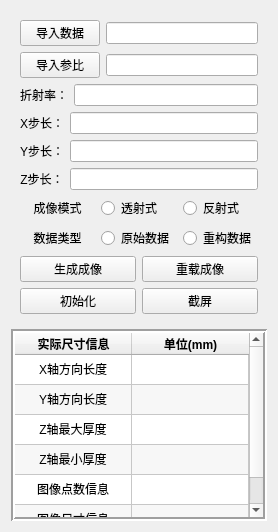
       <widget class="QWidget" name="tab">
        <attribute name="title">
         <string>成像信息设置</string>
        </attribute>
        <layout class="QVBoxLayout" name="verticalLayout_32">
         <item>
          <layout class="QVBoxLayout" name="verticalLayout_30" stretch="10,10">
           <item>
            <widget class="QWidget" name="widget" native="true">
             <property name="styleSheet">
              <string notr="true"/>
             </property>
             <layout class="QHBoxLayout" name="horizontalLayout_51">
              <item>
               <layout class="QVBoxLayout" name="verticalLayout_29">
                <item>
                 <layout class="QHBoxLayout" name="horizontalLayout_37">
                  <item>
                   <widget class="QPushButton" name="btn_data">
                    <property name="text">
                     <string>导入数据</string>
                    </property>
                   </widget>
                  </item>
                  <item>
                   <widget class="QLineEdit" name="t_data"/>
                  </item>
                 </layout>
                </item>
                <item>
                 <layout class="QHBoxLayout" name="horizontalLayout_38">
                  <item>
                   <widget class="QPushButton" name="btn_reference">
                    <property name="text">
                     <string>导入参比</string>
                    </property>
                   </widget>
                  </item>
                  <item>
                   <widget class="QLineEdit" name="t_reference"/>
                  </item>
                 </layout>
                </item>
                <item>
                 <layout class="QHBoxLayout" name="horizontalLayout_39">
                  <item>
                   <widget class="QLabel" name="label">
                    <property name="text">
                     <string>折射率：</string>
                    </property>
                    <property name="alignment">
                     <set>Qt::AlignCenter</set>
                    </property>
                   </widget>
                  </item>
                  <item>
                   <widget class="QLineEdit" name="t_refractive">
                    <property name="alignment">
                     <set>Qt::AlignCenter</set>
                    </property>
                   </widget>
                  </item>
                 </layout>
                </item>
                <item>
                 <layout class="QHBoxLayout" name="horizontalLayout_40">
                  <item>
                   <widget class="QLabel" name="label_2">
                    <property name="text">
                     <string>X步长：</string>
                    </property>
                    <property name="alignment">
                     <set>Qt::AlignCenter</set>
                    </property>
                   </widget>
                  </item>
                  <item>
                   <widget class="QLineEdit" name="t_x_step">
                    <property name="alignment">
                     <set>Qt::AlignCenter</set>
                    </property>
                   </widget>
                  </item>
                 </layout>
                </item>
                <item>
                 <layout class="QHBoxLayout" name="horizontalLayout_41">
                  <item>
                   <widget class="QLabel" name="label_3">
                    <property name="text">
                     <string>Y步长：</string>
                    </property>
                    <property name="alignment">
                     <set>Qt::AlignCenter</set>
                    </property>
                   </widget>
                  </item>
                  <item>
                   <widget class="QLineEdit" name="t_y_step">
                    <property name="alignment">
                     <set>Qt::AlignCenter</set>
                    </property>
                   </widget>
                  </item>
                 </layout>
                </item>
                <item>
                 <layout class="QHBoxLayout" name="horizontalLayout_42">
                  <item>
                   <widget class="QLabel" name="label_4">
                    <property name="text">
                     <string>Z步长：</string>
                    </property>
                    <property name="alignment">
                     <set>Qt::AlignCenter</set>
                    </property>
                   </widget>
                  </item>
                  <item>
                   <widget class="QLineEdit" name="t_z_step">
                    <property name="alignment">
                     <set>Qt::AlignCenter</set>
                    </property>
                   </widget>
                  </item>
                 </layout>
                </item>
                <item>
                 <layout class="QHBoxLayout" name="horizontalLayout_43">
                  <item>
                   <widget class="QLabel" name="label_7">
                    <property name="text">
                     <string>成像模式</string>
                    </property>
                    <property name="alignment">
                     <set>Qt::AlignCenter</set>
                    </property>
                   </widget>
                  </item>
                  <item>
                   <widget class="QRadioButton" name="rbtn_transmission">
                    <property name="text">
                     <string>透射式</string>
                    </property>
                    <attribute name="buttonGroup">
                     <string notr="true">buttonGroup</string>
                    </attribute>
                   </widget>
                  </item>
                  <item>
                   <widget class="QRadioButton" name="rbtn_reflex">
                    <property name="text">
                     <string>反射式</string>
                    </property>
                    <attribute name="buttonGroup">
                     <string notr="true">buttonGroup</string>
                    </attribute>
                   </widget>
                  </item>
                 </layout>
                </item>
                <item>
                 <layout class="QHBoxLayout" name="horizontalLayout_44">
                  <item>
                   <widget class="QLabel" name="label_8">
                    <property name="text">
                     <string>数据类型</string>
                    </property>
                    <property name="alignment">
                     <set>Qt::AlignCenter</set>
                    </property>
                   </widget>
                  </item>
                  <item>
                   <widget class="QRadioButton" name="rbtn_old_data">
                    <property name="text">
                     <string>原始数据</string>
                    </property>
                    <attribute name="buttonGroup">
                     <string notr="true">buttonGroup_2</string>
                    </attribute>
                   </widget>
                  </item>
                  <item>
                   <widget class="QRadioButton" name="rbtn_new_data">
                    <property name="text">
                     <string>重构数据</string>
                    </property>
                    <attribute name="buttonGroup">
                     <string notr="true">buttonGroup_2</string>
                    </attribute>
                   </widget>
                  </item>
                 </layout>
                </item>
                <item>
                 <layout class="QHBoxLayout" name="horizontalLayout_45">
                  <item>
                   <widget class="QPushButton" name="btn_generate_img">
                    <property name="text">
                     <string>生成成像</string>
                    </property>
                   </widget>
                  </item>
                  <item>
                   <widget class="QPushButton" name="btn_reload_img">
                    <property name="text">
                     <string>重载成像</string>
                    </property>
                   </widget>
                  </item>
                 </layout>
                </item>
                <item>
                 <layout class="QHBoxLayout" name="horizontalLayout_46">
                  <item>
                   <widget class="QPushButton" name="btn_init">
                    <property name="text">
                     <string>初始化</string>
                    </property>
                   </widget>
                  </item>
                  <item>
                   <widget class="QPushButton" name="btn_screenshot">
                    <property name="text">
                     <string>截屏</string>
                    </property>
                   </widget>
                  </item>
                 </layout>
                </item>
               </layout>
              </item>
             </layout>
            </widget>
           </item>
           <item>
            <widget class="QTableWidget" name="tableWidget">
             <property name="layoutDirection">
              <enum>Qt::LeftToRight</enum>
             </property>
             <property name="autoFillBackground">
              <bool>false</bool>
             </property>
             <property name="styleSheet">
              <string notr="true"/>
             </property>
             <property name="frameShape">
              <enum>QFrame::Box</enum>
             </property>
             <property name="frameShadow">
              <enum>QFrame::Sunken</enum>
             </property>
             <property name="lineWidth">
              <number>2</number>
             </property>
             <property name="midLineWidth">
              <number>0</number>
             </property>
             <property name="verticalScrollBarPolicy">
              <enum>Qt::ScrollBarAsNeeded</enum>
             </property>
             <property name="horizontalScrollBarPolicy">
              <enum>Qt::ScrollBarAsNeeded</enum>
             </property>
             <property name="sizeAdjustPolicy">
              <enum>QAbstractScrollArea::AdjustIgnored</enum>
             </property>
             <property name="autoScrollMargin">
              <number>16</number>
             </property>
             <property name="dragEnabled">
              <bool>false</bool>
             </property>
             <property name="defaultDropAction">
              <enum>Qt::CopyAction</enum>
             </property>
             <property name="alternatingRowColors">
              <bool>true</bool>
             </property>
             <property name="selectionMode">
              <enum>QAbstractItemView::NoSelection</enum>
             </property>
             <property name="selectionBehavior">
              <enum>QAbstractItemView::SelectItems</enum>
             </property>
             <property name="textElideMode">
              <enum>Qt::ElideMiddle</enum>
             </property>
             <property name="verticalScrollMode">
              <enum>QAbstractItemView::ScrollPerItem</enum>
             </property>
             <property name="horizontalScrollMode">
              <enum>QAbstractItemView::ScrollPerItem</enum>
             </property>
             <property name="showGrid">
              <bool>true</bool>
             </property>
             <property name="gridStyle">
              <enum>Qt::SolidLine</enum>
             </property>
             <property name="sortingEnabled">
              <bool>false</bool>
             </property>
             <property name="wordWrap">
              <bool>true</bool>
             </property>
             <property name="cornerButtonEnabled">
              <bool>true</bool>
             </property>
             <property name="rowCount">
              <number>6</number>
             </property>
             <property name="columnCount">
              <number>2</number>
             </property>
             <attribute name="horizontalHeaderCascadingSectionResizes">
              <bool>false</bool>
             </attribute>
             <attribute name="horizontalHeaderMinimumSectionSize">
              <number>25</number>
             </attribute>
             <attribute name="horizontalHeaderDefaultSectionSize">
              <number>117</number>
             </attribute>
             <attribute name="horizontalHeaderShowSortIndicator" stdset="0">
              <bool>false</bool>
             </attribute>
             <attribute name="horizontalHeaderStretchLastSection">
              <bool>true</bool>
             </attribute>
             <attribute name="verticalHeaderVisible">
              <bool>false</bool>
             </attribute>
             <attribute name="verticalHeaderCascadingSectionResizes">
              <bool>true</bool>
             </attribute>
             <attribute name="verticalHeaderShowSortIndicator" stdset="0">
              <bool>false</bool>
             </attribute>
             <attribute name="verticalHeaderStretchLastSection">
              <bool>false</bool>
             </attribute>
             <row/>
             <row/>
             <row/>
             <row/>
             <row/>
             <row/>
             <column>
              <property name="text">
               <string>实际尺寸信息</string>
              </property>
              <property name="font">
               <font>
                <weight>75</weight>
                <bold>true</bold>
               </font>
              </property>
              <property name="textAlignment">
               <set>AlignCenter</set>
              </property>
              <property name="background">
               <color>
                <red>180</red>
                <green>180</green>
                <blue>180</blue>
               </color>
              </property>
             </column>
             <column>
              <property name="text">
               <string>单位(mm)</string>
              </property>
              <property name="font">
               <font>
                <weight>75</weight>
                <bold>true</bold>
               </font>
              </property>
              <property name="textAlignment">
               <set>AlignCenter</set>
              </property>
              <property name="background">
               <color>
                <red>180</red>
                <green>180</green>
                <blue>180</blue>
               </color>
              </property>
             </column>
             <item row="0" column="0">
              <property name="text">
               <string>X轴方向长度</string>
              </property>
              <property name="textAlignment">
               <set>AlignCenter</set>
              </property>
              <property name="background">
               <brush brushstyle="NoBrush">
                <color alpha="255">
                 <red>194</red>
                 <green>194</green>
                 <blue>194</blue>
                </color>
               </brush>
              </property>
             </item>
             <item row="0" column="1">
              <property name="text">
               <string/>
              </property>
              <property name="textAlignment">
               <set>AlignCenter</set>
              </property>
             </item>
             <item row="1" column="0">
              <property name="text">
               <string>Y轴方向长度</string>
              </property>
              <property name="textAlignment">
               <set>AlignCenter</set>
              </property>
             </item>
             <item row="1" column="1">
              <property name="text">
               <string/>
              </property>
              <property name="textAlignment">
               <set>AlignCenter</set>
              </property>
             </item>
             <item row="2" column="0">
              <property name="text">
               <string>Z轴最大厚度</string>
              </property>
              <property name="textAlignment">
               <set>AlignCenter</set>
              </property>
             </item>
             <item row="2" column="1">
              <property name="text">
               <string/>
              </property>
              <property name="textAlignment">
               <set>AlignCenter</set>
              </property>
             </item>
             <item row="3" column="0">
              <property name="text">
               <string>Z轴最小厚度</string>
              </property>
              <property name="textAlignment">
               <set>AlignCenter</set>
              </property>
             </item>
             <item row="3" column="1">
              <property name="text">
               <string/>
              </property>
              <property name="textAlignment">
               <set>AlignCenter</set>
              </property>
             </item>
             <item row="4" column="0">
              <property name="text">
               <string>图像点数信息</string>
              </property>
              <property name="textAlignment">
               <set>AlignCenter</set>
              </property>
             </item>
             <item row="4" column="1">
              <property name="text">
               <string/>
              </property>
              <property name="textAlignment">
               <set>AlignCenter</set>
              </property>
             </item>
             <item row="5" column="0">
              <property name="text">
               <string>图像尺寸信息</string>
              </property>
              <property name="textAlignment">
               <set>AlignCenter</set>
              </property>
             </item>
             <item row="5" column="1">
              <property name="text">
               <string/>
              </property>
              <property name="textAlignment">
               <set>AlignCenter</set>
              </property>
             </item>
            </widget>
           </item>
          </layout>
         </item>
        </layout>
       </widget>
